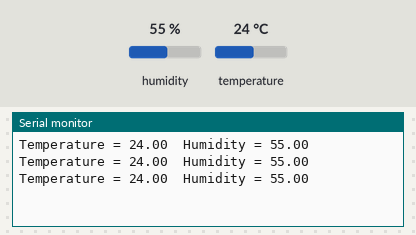
This sketch was run on a simulated Arduino Mega 2560, built with avr-gcc and run on an emulated ATmega2560. Parts: the last lines printed to the serial monitor. The test bench sets the inputs (shaded band); at power-on: humidity 55 %, temperature 24 °C.

Above: at 2.8 s.
2.9 s: humidity set to 22 %
At 5.5 s:
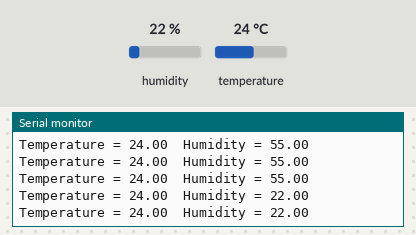
5.6 s: temperature set to 12 °C
At 6.9 s:
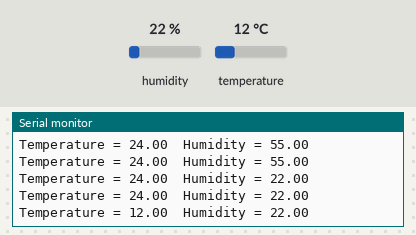
8.3 s: humidity set to 40 %
At 10.0 s:
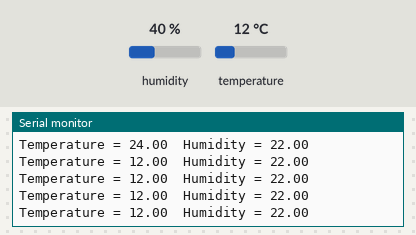
Timing chart, 0 to 11.5 s (numbered marks = the images above; inputs shaded):
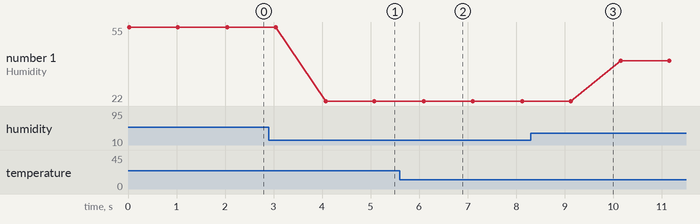

The sketch:

DHT11.ino
```cpp
/****************************************************************
 *    RELATIVE HUMIDITY AND TEMPERATURE WITH SERIAL MONITOR
 *    =====================================================
 *
 * In this program a DHT11 type relative humidity and temperature
 * sensor chip is connected to GPIO pin 23. The relative humidity
 * and the ambient temperature are read every second and the
 * readings are displayed on the Serial monitor.
 *
 * Program: DHT11
 * Date   : July, 2017
 **************************************************************/
//#include <Adafruit_Sensor.h>
#include "DHT.h"
#define DHT11_PIN 23
#define DHTTYPE DHT11

DHT dht(DHT11_PIN, DHTTYPE);

//
// Set the Serial Monitor baud rate to 9600 and initislize the
// DHT library
//
void setup()
{
   Serial.begin(9600);
   dht.begin();
}


//
// Read the relative humidity and the ambient temperaure and
// display teh results on teh Serial Monitor
//
void loop()
{
   float humidity = dht.readHumidity();         // Read humidity
   float temperature = dht.readTemperature();   // Read temperature
   Serial.print("Temperature = ");              // Display "Temperature="
   Serial.print(temperature);                   // Display temperature
   Serial.print("  Humidity = ");               // Display "Humidity="
   Serial.println(humidity);                    // Display humidity
   delay(1000);                                 // Wait 1 second
}
```

Measured:
- after the input at 2.9 s, the serial monitor: prints a new line after 1.2 s (image 1)
- after the input at 5.6 s, the serial monitor: prints a new line after 0.50 s (image 2)
- plotted number 1: 55 → 22 after the input at 2.9 s, 22 → 40 after the input at 8.3 s
